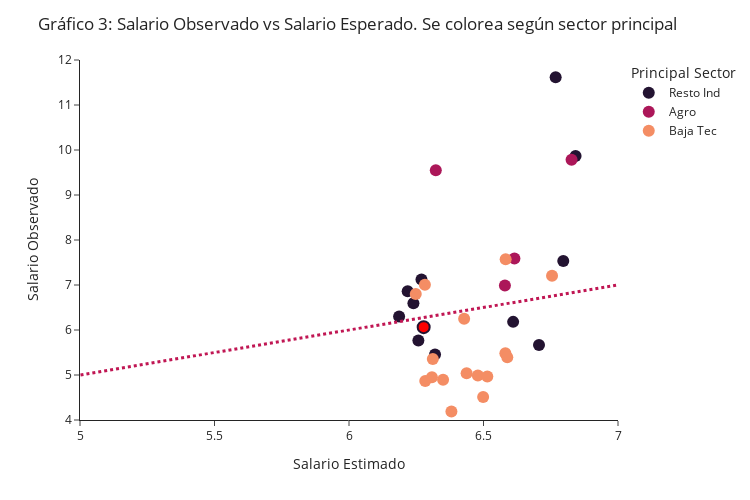

Notebook code cell kept with this figure:
### Code cell
fig = px.scatter(wage_comp[wage_comp['City']!='Gran Cordoba'], x="Salario Estimado", y="Salario Observado", color="Principal Sector",
                 hover_data=["City","Salario Observado","Salario Estimado","Principal Sector"],
                 template='simple_white',color_discrete_sequence=[colors[1],colors[8],colors[15]],
                 width=750,
                 height=500
                )

fig.add_trace(
        go.Scatter(
        mode='markers',
        x=wage_comp[wage_comp['City']=='Gran Cordoba']['Salario Estimado'],
        y=wage_comp[wage_comp['City']=='Gran Cordoba']['Salario Observado'],
        marker=dict(
            color='red',
            size=12,
            line=dict(
                color=colors[1],
                width=2
            )
        ),
        showlegend=False,
        text='City: {0}<br />Salario Observado: {1}<br />Salario Estimado: {2}<br />Principal Sector: {3}'.format('Gran Cordoba', 6.06, 6.28, 'Ratio Resto Ind'),
        hoverinfo='text'
    )
)



fig.update_traces(marker=dict(size=12),
                  selector=dict(mode='markers')
                 )

fig.update_layout(xaxis_range=[5,7],
                  yaxis_range=[4,12],
                  title='Gráfico 3: Salario Observado vs Salario Esperado. Se colorea según sector principal'
                 )


fig.add_shape( # add a "target" line
    type="line", line_color=colors[9], line_width=3, opacity=1, line_dash="dot",
    x0=3, x1=12, xref="x", y0=3, y1=12, yref="y"
)

fig.show()
fig.write_html(file="informe/images/estimado_vs_observado.html",full_html=False,include_plotlyjs='cdn')

### Figure 1 — Plotly figure (JSON) as saved in the notebook; plotly's stock layout.template omitted (floating-point values rounded to 4 significant figures)
{"data": [{"customdata": [["Bahia Blanca-Cerri", "Resto Ind"], ["Ciudad de Buenos Aires", "Resto Ind"], ["Gran La Plata", "Resto Ind"], ["Gran Mendoza", "Resto Ind"], ["Gran Parana", "Resto Ind"], ["Gran Rosario", "Resto Ind"], ["Gran Tucuman-Tafi Viejo", "Resto Ind"], ["Partidos del GBA", "Resto Ind"], ["San Luis-El Chorrillo", "Resto Ind"], ["San Nicolas-Villa Constitucion", "Resto Ind"], ["Ushuaia-Rio Grande", "Resto Ind"]], "hovertemplate": "Principal Sector=%{customdata[1]}<br>Salario Estimado=%{x}<br>Salario Observado=%{y}<br>City=%{customdata[0]}<extra></extra>", "legendgroup": "Resto Ind", "marker": {"color": "#231331", "size": 12, "symbol": "circle"}, "mode": "markers", "name": "Resto Ind", "orientation": "v", "showlegend": true, "type": "scatter", "x": [6.269, 6.842, 6.797, 6.258, 6.61, 6.218, 6.32, 6.186, 6.706, 6.239, 6.768], "xaxis": "x", "y": [7.12, 9.867, 7.534, 5.767, 6.181, 6.861, 5.454, 6.298, 5.665, 6.594, 11.62], "yaxis": "y"}, {"customdata": [["Comodoro Rivadavia-Rada Tilly", "Agro"], ["Neuquen-Plottier", "Agro"], ["Rio Gallegos", "Agro"], ["Santa Rosa-Toay", "Agro"]], "hovertemplate": "Principal Sector=%{customdata[1]}<br>Salario Estimado=%{x}<br>Salario Observado=%{y}<br>City=%{customdata[0]}<extra></extra>", "legendgroup": "Agro", "marker": {"color": "#ac1759", "size": 12, "symbol": "circle"}, "mode": "markers", "name": "Agro", "orientation": "v", "showlegend": true, "type": "scatter", "x": [6.323, 6.615, 6.827, 6.58], "xaxis": "x", "y": [9.552, 7.59, 9.786, 6.989], "yaxis": "y"}, {"customdata": [["Concordia", "Baja Tec"], ["Corrientes", "Baja Tec"], ["Formosa", "Baja Tec"], ["Gran Catamarca", "Baja Tec"], ["Gran Resistencia", "Baja Tec"], ["Gran San Juan", "Baja Tec"], ["Gran Santa Fe", "Baja Tec"], ["Jujuy-Palpala", "Baja Tec"], ["La Rioja", "Baja Tec"], ["Mar del Plata-Batan", "Baja Tec"], ["Posadas", "Baja Tec"], ["Rawson-Trelew", "Baja Tec"], ["Rio Cuarto", "Baja Tec"], ["Salta", "Baja Tec"], ["Santiago del Estero-La Banda", "Baja Tec"], ["Viedma-Carmen de Patagones", "Baja Tec"]], "hovertemplate": "Principal Sector=%{customdata[1]}<br>Salario Estimado=%{x}<br>Salario Observado=%{y}<br>City=%{customdata[0]}<extra></extra>", "legendgroup": "Baja Tec", "marker": {"color": "#f48d64", "size": 12, "symbol": "circle"}, "mode": "markers", "name": "Baja Tec", "orientation": "v", "showlegend": true, "type": "scatter", "x": [6.312, 6.499, 6.437, 6.581, 6.479, 6.35, 6.428, 6.514, 6.588, 6.282, 6.284, 6.582, 6.248, 6.308, 6.381, 6.755], "xaxis": "x", "y": [5.357, 4.511, 5.04, 5.483, 4.99, 4.894, 6.248, 4.966, 5.394, 7.007, 4.867, 7.574, 6.8, 4.949, 4.188, 7.204], "yaxis": "y"}, {"hoverinfo": "text", "marker": {"color": "red", "line": {"color": "#231331", "width": 2}, "size": 12}, "mode": "markers", "showlegend": false, "text": "City: Gran Cordoba<br />Salario Observado: 6.06<br />Salario Estimado: 6.28<br />Principal Sector: Ratio Resto Ind", "type": "scatter", "x": [6.278], "y": [6.063]}], "layout": {"height": 500, "legend": {"title": {"text": "Principal Sector"}, "tracegroupgap": 0}, "margin": {"t": 60}, "shapes": [{"line": {"color": "#c01653", "dash": "dot", "width": 3}, "opacity": 1, "type": "line", "x0": 3, "x1": 12, "xref": "x", "y0": 3, "y1": 12, "yref": "y"}], "title": {"text": "Gráfico 3: Salario Observado vs Salario Esperado. Se colorea según sector principal"}, "width": 750, "xaxis": {"anchor": "y", "domain": [0, 1], "range": [5, 7], "title": {"text": "Salario Estimado"}, "type": "linear"}, "yaxis": {"anchor": "x", "domain": [0, 1], "range": [4, 12], "title": {"text": "Salario Observado"}, "type": "linear"}}}
